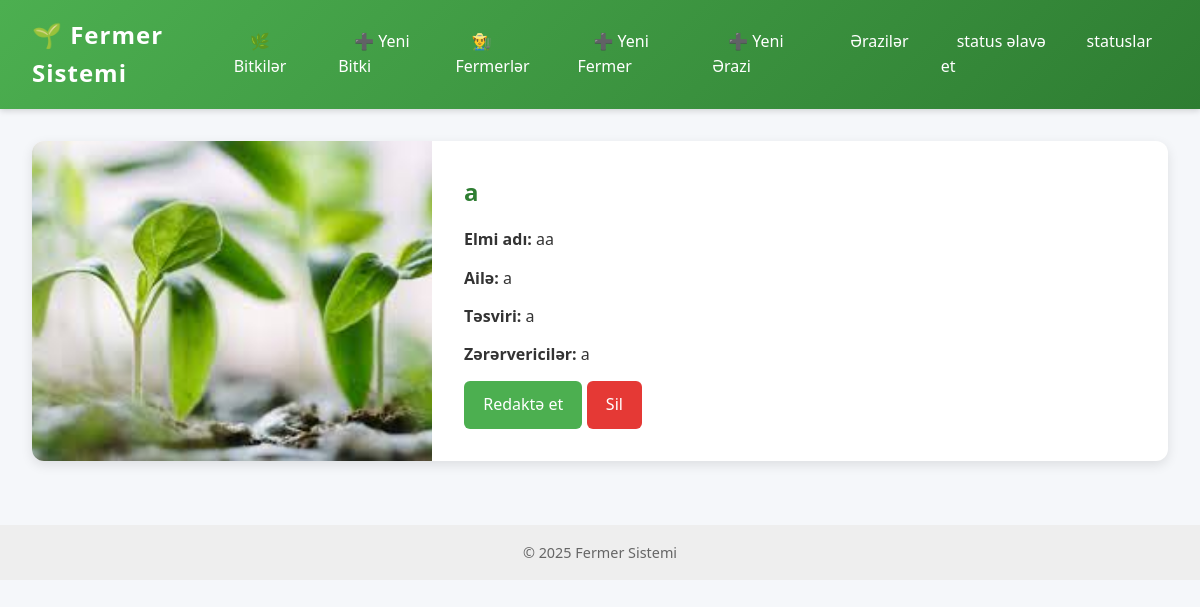
The page /plantbase/1 on the database as committed earlier.
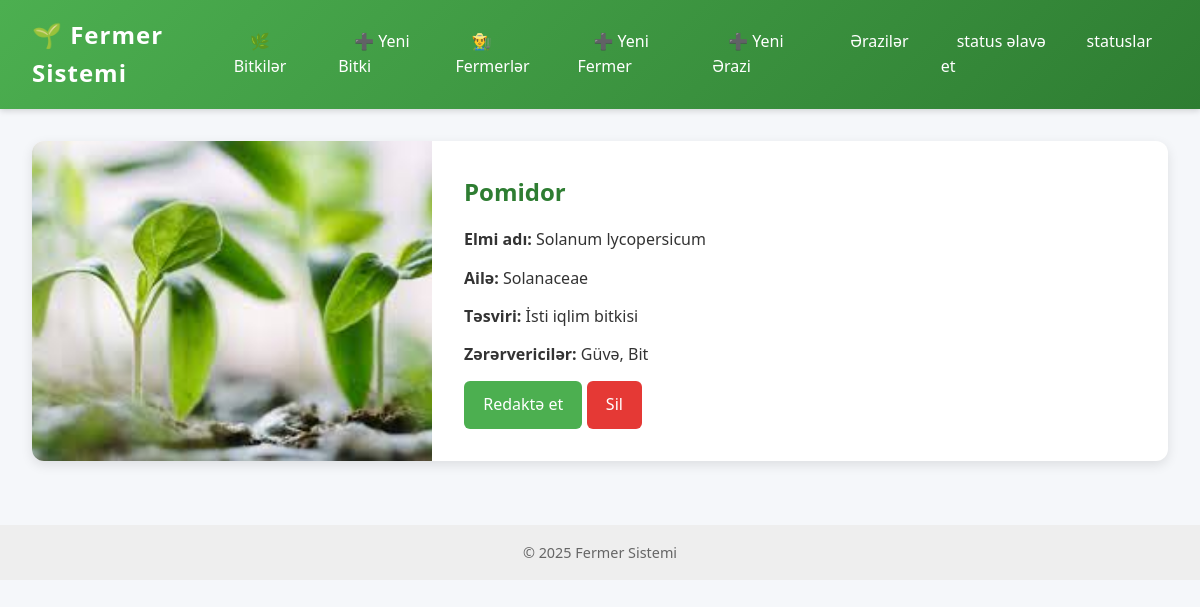
The same page on the database as committed later.
### models.py (models this page shows, shortened)
class PlantBase(db.Model):
    __tablename__ = "plant_base"
    id = db.Column(db.Integer, primary_key=True)
    name = db.Column(db.String(100))
    scientific_name = db.Column(db.String(100))
    synonyms = db.Column(db.Text)
    family = db.Column(db.String(100))
    description = db.Column(db.Text)
    pests = db.Column(db.Text)
    plant_image_id = db.Column(db.Integer, db.ForeignKey("plant_image.id"))
    main_image = db.relationship(
        "PlantImage",
        foreign_keys=[plant_image_id],
        uselist=False
    )
    images = db.relationship(
        "PlantImage",
        back_populates="plant",
        foreign_keys="PlantImage.plant_id"
    )
    sensors = db.relationship("PlantSensorData", back_populates="plant")
    plants = db.relationship("Plant", back_populates="plant_base")

### routes/plantbase.py (the view)
    @app.route('/plantbase/<int:plant_id>', methods=['GET'], endpoint='single_plant_detail')
    def single_plant_detail(plant_id):
        plant = PlantBase.query.get_or_404(plant_id)
        if not plant:
            flash('Plant not found.', 'error')
            return redirect(url_for('list_plants'))
        return render_template('baseplant/single.html', plant=plant)

### templates/baseplant/single.html (shortened to what this page needs)
{% extends "base.html" %}
{% block content %}
<div class="detail-card">
  <img src="{{ plant.main_image.image_url if plant.main_image else url_for('static', filename='default_plant.jpg') }}" alt="{{ plant.name }}">
  <div class="detail-info">
    <h2>{{ plant.name }}</h2>
    <p><strong>Elmi adı:</strong> {{ plant.scientific_name }}</p>
    <p><strong>Ailə:</strong> {{ plant.family }}</p>
    <p><strong>Təsviri:</strong> {{ plant.description }}</p>
    <p><strong>Zərərvericilər:</strong> {{ plant.pests }}</p>
    <a href="{{ url_for('edit_plant_base', plant_id=plant.id) }}" class="btn">Redaktə et</a>
    <a href="{{ url_for('delete_plant_base', plant_id=plant.id) }}"  class="btn danger">Sil</a>
  </div>
</div>
{% endblock %}

Rows that differ between the two databases and show on the page:
changed PlantBase: name "a" → "Pomidor"; scientific_name "aa" → "Solanum lycopersicum"; family "a" → "Solanaceae"; description "a" → "İsti iqlim bitkisi"; pests "a" → "Güvə, Bit"
